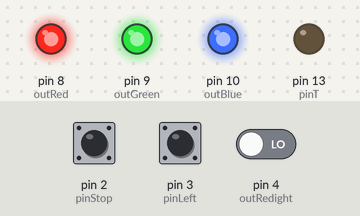
The sketch below on a simulated Arduino Uno, built with avr-gcc and run on an emulated ATmega328P. Parts: output pins drawn as LEDs (lit = HIGH). The test bench sets the inputs (shaded band); at power-on: pin 2 (pinStop) LOW, pin 3 (pinLeft) LOW, pin 4 (outRedight) LOW. What the sketch prints to the serial monitor is not drawn.

Above: at 1.2 s.
1.3 s: pin 2 (pinStop) pulled HIGH for 0.15 s
At 1.7 s:
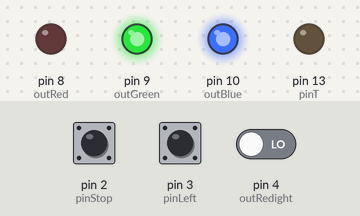
3.3 s: pin 3 (pinLeft) pulled HIGH for 0.15 s
At 3.7 s:
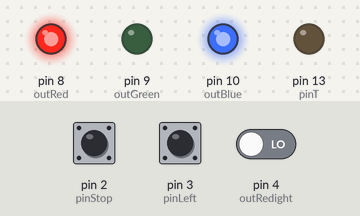
5.3 s: pin 4 (outRedight) driven HIGH
At 6.5 s:
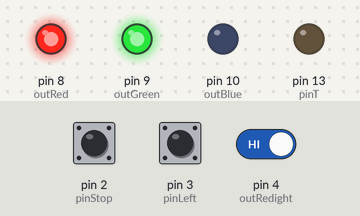
6.8 s: pin 2 (pinStop) pulled HIGH for 1 s
At 7.6 s:
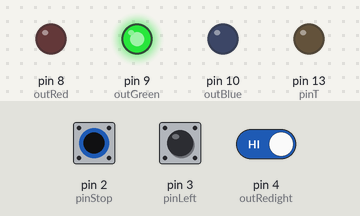
9.3 s: pin 3 (pinLeft) pulled HIGH for 1 s
At 9.7 s:
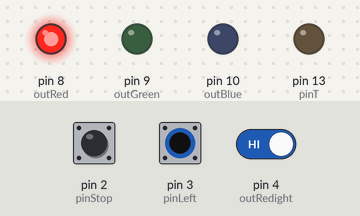
Timing chart, 0 to 12.3 s (numbered marks = the images above; inputs shaded):
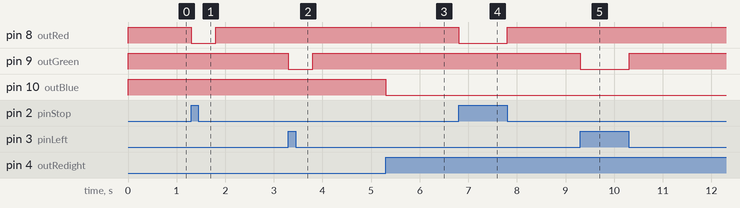

Measured:
- after the input at 1.3 s, pin 8 (outRed): HIGH → LOW at once, → HIGH 0.50 s later
- after the input at 3.3 s, pin 9 (outGreen): HIGH → LOW at once, → HIGH 0.50 s later
- after the input at 5.3 s, pin 10 (outBlue): HIGH → LOW at once
- after the input at 6.8 s, pin 8 (outRed): HIGH → LOW at once, → HIGH 1.0 s later
- after the input at 9.3 s, pin 9 (outGreen): HIGH → LOW at once, → HIGH 1.0 s later

The sketch:

LSK_MOTO_DEVICE.ino
```cpp
// LSK MOTO DEVICE SLAVE
#include <SoftwareSerial.h>
SoftwareSerial mySerial(7, 6); // RX, TX
#define pinStop 2
#define pinLeft 3
#define outRedight 4

#define outRed 8
#define outGreen 9
#define outBlue 10

#define pinT 13

void setup() {
  pinMode(pinStop,INPUT);
  pinMode(pinLeft,INPUT);
  pinMode(outRedight,INPUT);

  pinMode(outRed,OUTPUT);
  pinMode(outGreen,OUTPUT);
  pinMode(outBlue,OUTPUT);

  pinMode(pinT,OUTPUT);

  Serial.begin(57600);
  Serial.println("hello lulos");
  mySerial.begin(38400);
}

String msg = "";
void loop() {

  //Read BT and show data
  if (mySerial.available()) {
    char c = mySerial.read();
    if(c == '\n'){
      Serial.println(msg);
      msg="";
    }else msg=msg+c;
  }

  //Read serial and send data
  if (Serial.available()) {
    char c =  Serial.read();
    mySerial.write(c);
  }

  //Activate lights
  if(digitalRead(pinStop)){
      digitalWrite(outRed,LOW);
      mySerial.write('S');
      mySerial.write('\n');
      delay(500);
  }else digitalWrite(outRed,HIGH);

  if(digitalRead(pinLeft)){
      digitalWrite(outGreen,LOW);
      mySerial.write('L');
      mySerial.write('\n');
      delay(500);
  }else digitalWrite(outGreen,HIGH);

  if(digitalRead(outRedight)){
      digitalWrite(outBlue,LOW);
      mySerial.write('R');
      mySerial.write('\n');
      delay(500);
  }else digitalWrite(outBlue,HIGH);

}
```
